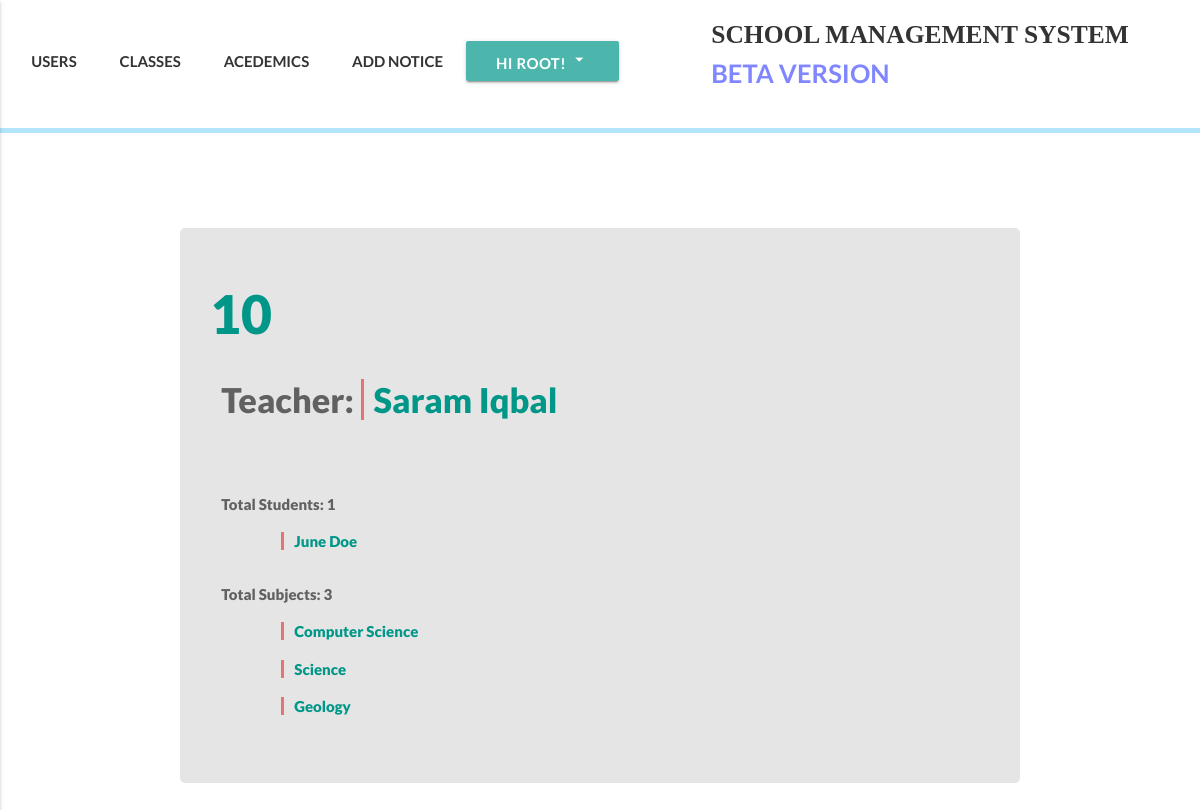
The page /classes/1/ (signed in) on the database as committed earlier.
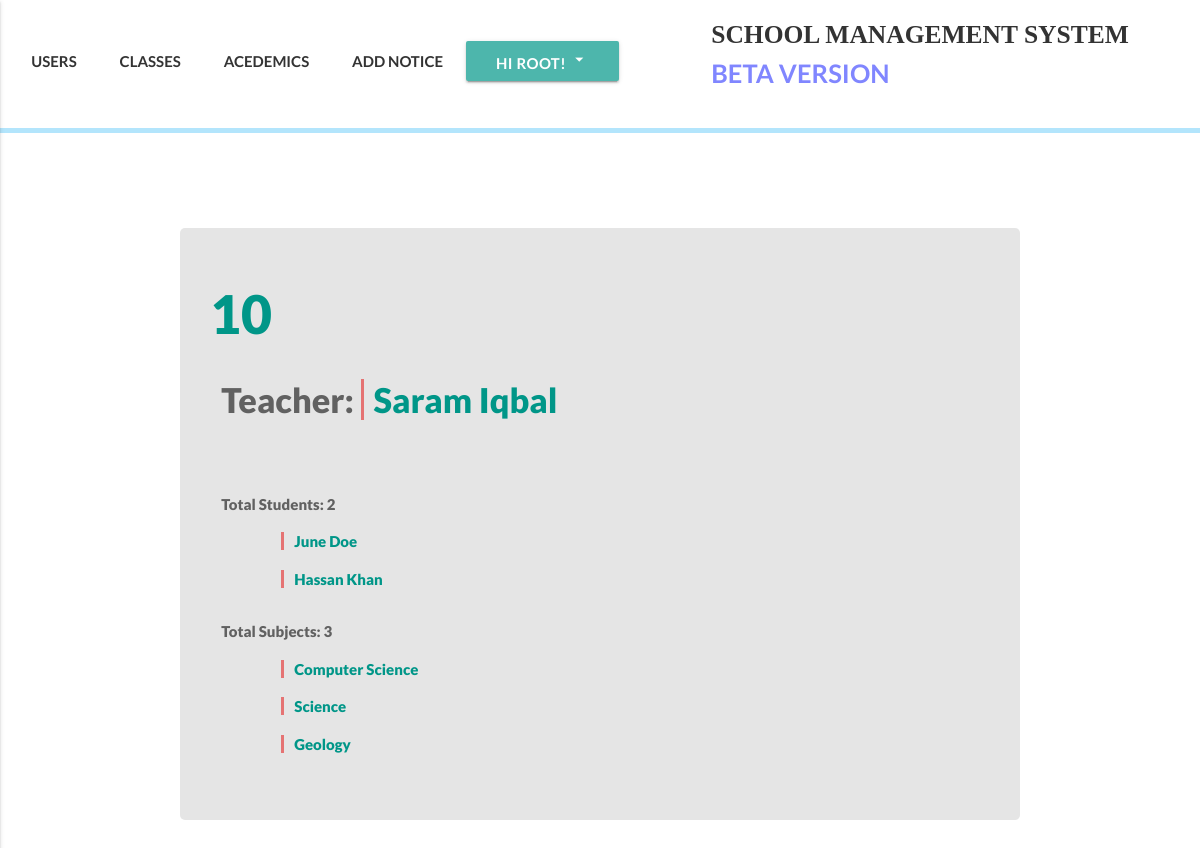
The same page on the database as committed later.
### accounts/models.py (models this page shows, shortened)
class User(AbstractBaseUser):
    email = models.EmailField(
        verbose_name='email address',
        max_length=255,
        unique=True,
    )
    date_of_birth = models.DateField(null=True)
    is_active = models.BooleanField(default=True)
    is_admin = models.BooleanField(default=False)
    is_teacher = models.BooleanField(default=False)
    is_student = models.BooleanField(default=False)
    bio = models.TextField(blank=True, help_text='write something about yourself...')
    phone_regex = RegexValidator(regex=r'^\+?1?\d{9,15}$', message="Phone number must be entered in the format: '+999999999'. Up to 15 digits allowed.")
    phone_number = models.CharField(validators=[phone_regex], max_length=17, blank=True, help_text="Phone number must be entered in the format: '+999999999'. Up to 15 digits allowed.") # validators should be a list
    first_name = models.CharField(max_length=225)
    last_name = models.CharField(max_length=225)
    address = models.CharField(max_length=225, blank=True)
    part_of = models.ForeignKey(Klasses, null=True, blank=True, related_name="partof", on_delete=models.SET_NULL)
    image = models.ImageField(upload_to="profile_pictures", blank=True)
    objects = MyUserManager()
    USERNAME_FIELD = 'email'
    REQUIRED_FIELDS = ['first_name', 'last_name', 'phone_number']
    def get_absolute_url(self):
        return reverse('user_detail', kwargs={'id':self.id})

### academics/models.py (models this page shows, shortened)
class Subject(models.Model):
    name = models.CharField(max_length=225)
    klass = models.ManyToManyField(Klasses, related_name='subjects')
    def get_absolute_url(self):
        return reverse('subject-detail', kwargs={'id':self.id})

### klass/views.py (the view)
# urls.py: url(r'^(?P<id>[\w-]+)/$', klasses_detail_view, name='klasses_detail_view'),
def klasses_detail_view(request, id):
    if request.user.is_authenticated:
        klass = get_object_or_404(Klasses, id=id)
        if request.user.is_admin or request.user in klass.partof.filter(is_teacher=True) or request.user in klass.partof.filter(is_student=True):
            total_num = klass.partof.filter(is_student=True).count()
            teacher = klass.partof.filter(is_teacher=True)
            students = klass.partof.filter(is_student=True)
            template_name = "klass/klasses_detail_view.html"
            context = {
            "klass":klass,
            "teacher":teacher,
            "students":students,
            "total_num":total_num,
            }
            return render(request, template_name, context)
        else:
            raise Http404
    else:
        raise Http404

### templates/klass/klasses_detail_view.html (shortened to what this page needs)
{% extends 'index.html' %}
{% block customcss %}
{% load static %}
<link rel="stylesheet" href="{% static 'css/userrs.css' %}">
<link rel="stylesheet" href="{% static 'css/academics/subjects/subject_list.css' %}">
{% endblock customcss %}
{% block content %}
  <div class="register-bg">
    <div class="classes-boi hoverable grey-text text-darken-2">
      <h2 class="my-heada">{{klass.name}}</h2>
      <div class="row">
        <div class="col xl16 l12 m12 s12">
          <div class="my-list-klasses">
              {% if teacher %}
              {% for teach in teacher %}
                <h4>Teacher: <a href="{{teach.get_absolute_url}}" class="my-link">{{teach.first_name}} {{teach.last_name}}</a></h4>
              {% endfor %}
              {% else %}
              <h3>No teacher added yet</h3>
              {% endif %}
              <br><br>
          </div>
        </div>
      <div class="col xl16 l12 m12 s12">
        <div class="my-text"><p>Total Students: {{total_num}}</p></div>
        <div class="my-list">
          {% for student in students %}
          <p><a href="{{student.get_absolute_url}}">{{student.first_name}} {{student.last_name}}</a></p>
          {% endfor %}
        </div>
      </div>
      <div class="col xl16 l12 m12 s12">
        <div class="my-text"><p>Total Subjects: {{klass.subjects.count}}</p></div>
        <div class="my-list">
          {% for suba in klass.subjects.all %}
          {% if request.user.is_admin %}
          <p><a href="{{suba.get_absolute_url}}">{{suba.name}}</a></p>
          {% else %}
          <p>{{suba.name}}</p>
          {% endif %}
          {% endfor %}
        </div>
      </div>
      </div>
  </div>
  </div>
{% endblock content %}

Rows that differ between the two databases and show on the page:
added User: first_name "Hassan", last_name "Khan"
Other text that changed with them:
{{ total_num }}: "1" → "2"
